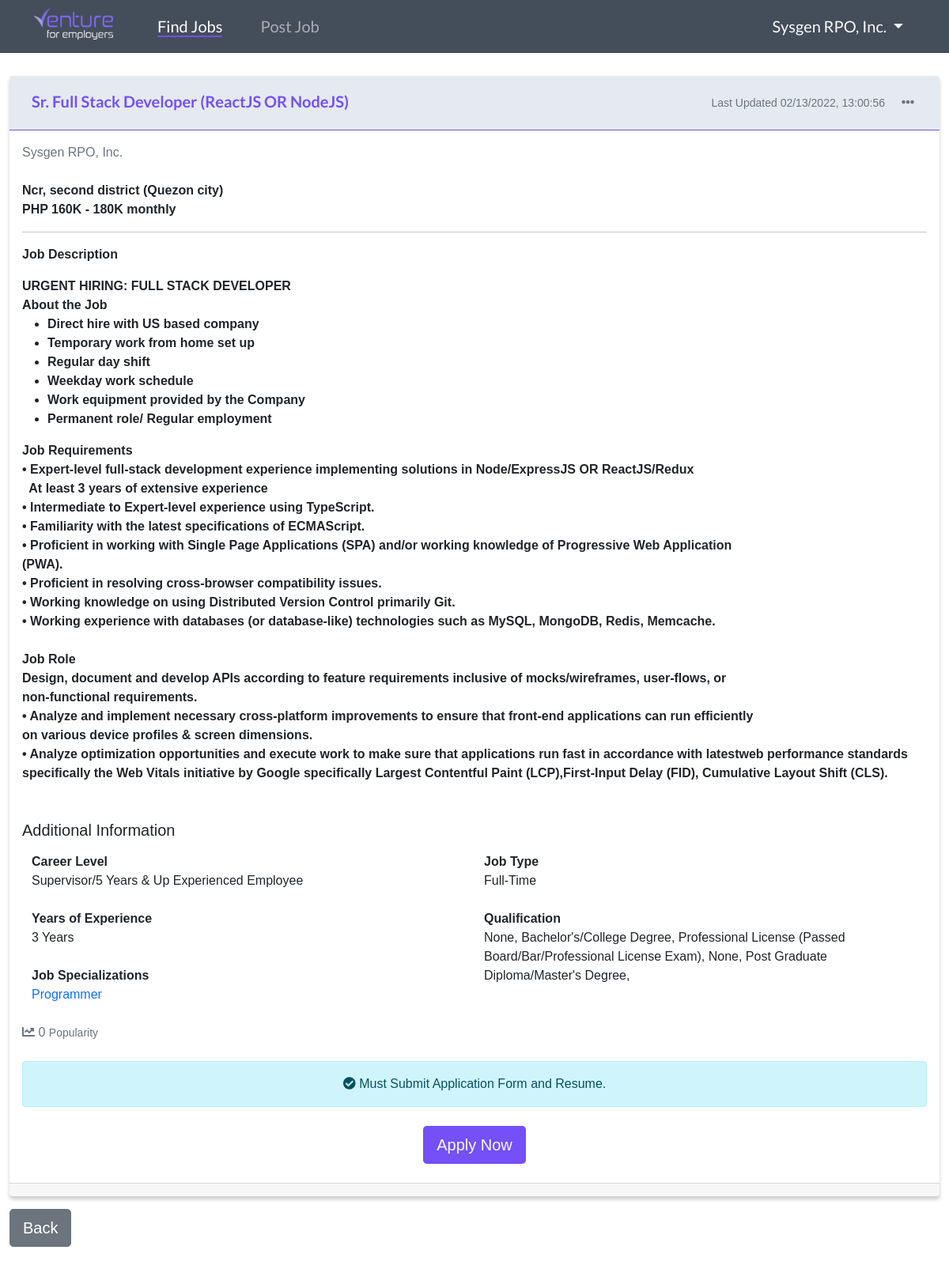
/post/1 (signed in), run on an earlier commit of the app's database.
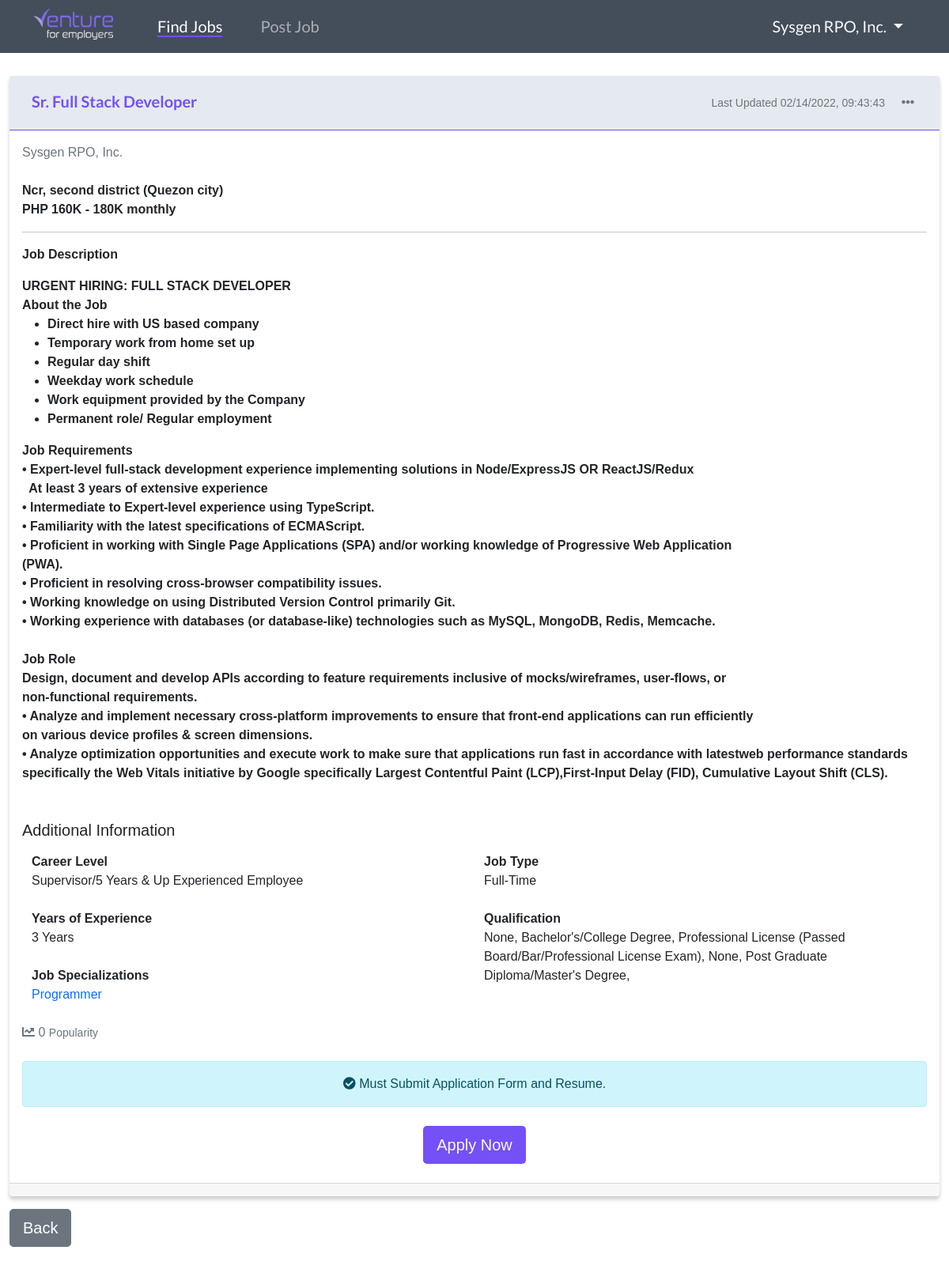
And on a later commit of the database.
### website/models.py (models this page shows)
class User(db.Model, UserMixin):
    id = db.Column(db.Integer, primary_key=True)
    email = db.Column(db.String(150), unique=True)
    username = db.Column(db.String(150), unique=True)
    firstname = db.Column(db.String(150))
    lastname = db.Column(db.String(150))
    company = db.Column(db.String(150))
    password = db.Column(db.String(150))
    usertype = db.Column(db.String(10))
    gender = db.Column(db.String(10))
    date_created = db.Column(db.DateTime, default=datetime.now())
    date_updated = db.Column(db.DateTime(
        timezone=True), onupdate=datetime.now())
    posts = db.relationship('Post', backref='user', passive_deletes="True")
    likes = db.relationship('Like', backref='user', passive_deletes="True")

class Post(db.Model):
    id = db.Column(db.Integer, primary_key=True)
    title = db.Column(db.Text, nullable=False)
    text = db.Column(db.Text, nullable=False)
    date_created = db.Column(db.DateTime, default=datetime.now())
    date_updated = db.Column(db.DateTime(
        timezone=True), onupdate=datetime.now())
    author = db.Column(db.Integer, db.ForeignKey(
        'user.id', ondelete="CASCADE"), nullable="False")
    company = db.Column(db.String(150), nullable="False")
    likes = db.relationship('Like', backref='post', passive_deletes="True")
    location = db.Column(db.Text, nullable=False)
    location1 = db.Column(db.Text, nullable=False)
    salary = db.Column(db.Text, nullable=True)
    salary1 = db.Column(db.Text, nullable=True)
    level = db.Column(db.Text, nullable=False)
    experience = db.Column(db.Text, nullable=False)
    specialization = db.Column(db.Text, nullable=False)
    qualification = db.Column(db.Text, nullable=True)
    qualification1 = db.Column(db.Text, nullable=True)
    qualification2 = db.Column(db.Text, nullable=True)
    qualification3 = db.Column(db.Text, nullable=True)
    qualification4 = db.Column(db.Text, nullable=True)
    jobtype = db.Column(db.Text, nullable=False)

### website/views.py (the view)
@views.route("/post/<id>")
@login_required
def post(id):
    post = Post.query.filter_by(id=id).first()
    if not post:
        flash('No post exist!', category='error')
        return redirect(url_for('views.home'))
    return render_template('user/single_post.html', user=current_user, post=post)

### website/__init__.py (called while the page is built)
def create_app():
    app = Flask(__name__)
    app.config['SECRET_KEY'] = "helloworld"
    app.config['SQLALCHEMY_DATABASE_URI'] = f'sqlite:///{DB_NAME}'
    app.config['SQLALCHEMY_TRACK_MODIFICATIONS'] = True
    db.init_app(app)
    from .views import views
    from .auth import auth
    app.register_blueprint(views, url_prefix="/")
    app.register_blueprint(auth, url_prefix="/")
    from .models import User, Post
    create_database(app)
    login_manager = LoginManager()
    login_manager.login_view = "auth.login"
    login_manager.init_app(app)
    @login_manager.user_loader
    def load_user(id):
        return User.query.get(int(id))
    return app

### website/templates/user/single_post.html (shortened to what this page needs)
{% extends "user/base.html" %}
{% set active_page = "view_post" %}
{% block content %}
<br><br><br><br>
<div class="container-fluid" id="posts">
    <div class="card mb-3" id="post_container">
        <div class="card-header" id="post_card_header">
            <div class="row pt-2">
                <div class="col-6">
                    <h1 class="mt-1 fw-bold" id="job_title">{% block header %}{{ post.title }}{% endblock %}</h1>
                </div>
                <div class="col">
                    <div class="btn-group float-end">
                        <small class="text-muted mt-2">
                            {% if post.date_updated == None %}
                            Posted on {{ post.date_created.strftime("%m/%d/%Y, %H:%M:%S") }}
                            {% else %}
                            Last Updated {{ post.date_updated.strftime("%m/%d/%Y, %H:%M:%S") }}
                            {% endif %}
                        </small>
                        {% if user.id == post.author %}
                        <a class="ms-3 mt-1" id="three_dots" data-bs-toggle="dropdown">
                            <i class="fas fa-ellipsis-h text-secondary"></i>
                        </a>
                        {% endif %}
                    </div>
                </div>
            </div>
        </div>
        <div class="card-body">
            <a class="text-secondary text-decoration-none" href="/posts/{{ post.user.company }}">{{ post.user.company
                }}</a><br><br>
            <span class="fw-bold">{{ post.location.capitalize() }} ({{ post.location1.capitalize() }})</span><br>
            {% if post.salary == "0" and post.salary1 == "0" %}
            {% else %}
            <span class="fw-bold">PHP {{ post.salary }}K - {{ post.salary1 }}K monthly</span>
            {% endif %}
            <hr>
            <p class="fw-bold">
                Job Description
            </p>
            <div class="card-text">
                {{ post.text|safe }}
            </div><br><br>
            <h5>Additional Information</h5>
            <div class="row mt-3">
                <div class="col-md-6">
                    <span class="fw-bold">Career Level</span><br>
                    {{ post.level }}<br><br>
                    <span class="fw-bold">Years of Experience</span><br>
                    {{ post.experience }}<br><br>
                    <span class="fw-bold">Job Specializations</span><br>
                    <span class="text-primary">{{ post.specialization }}</span><br><br>
                </div>
                <div class="col-md-6">
                    <span class="fw-bold">Job Type</span><br>
                    {{ post.jobtype }}<br><br>
                    <span class="fw-bold">Qualification</span><br>
                    {% if post.qualification == None and post.qualification1 == None and post.qualification2 == None and
                    post.qualification3
                    == None and post.qualification4 == None
                    %}
                    Not Specified
                    {% else %}
                    {% if not post.qualification %}
                    {% else %}
                    {{ post.qualification }},
                    {% endif %}
                    {% if not post.qualification1 %}
                    {% else %}
                    {{ post.qualification1 }},
                    {% endif %}
                    {% if not post.qualification2 %}
                    {% else %}
                    {{ post.qualification2 }},
                    {% endif %}
                    {% if not post.qualification3 %}
                    {% else %}
                    {{ post.qualification3 }},
                    {% endif %}
                    {% if not post.qualification4 %}
                    {% else %}
                    {{ post.qualification4 }},
                    {% endif %}
                    {% endif %}
                </div>
            </div>
            <div class="text-muted">
                {% if user.id in post.likes|map(attribute="author")|list %}
                <i class="fas fa-chart-line text-primary" id="like-button-{{ post.id }}"
                    onclick="like({{ post.id }})"></i>
                {% else %}
                <i class="fas fa-chart-line" id="like-button-{{ post.id }}" onclick="like({{ post.id }})"></i>
                {% endif %}
                <span id="likes-count-{{ post.id }}">{{ post.likes|length }}</span> <small>Popularity</small><br><br>
            </div>
            <div class="alert alert-info text-center">
                <i class="fas fa-check-circle"></i>
                Must Submit Application Form and Resume.<br>
            </div>
            <div class="text-center w-100">
                <button class="btn btn-lg mt-2 mb-2" id="venture_button">
                    <a class="text-light text-decoration-none" href="mailto:{{ post.user.email }}">Apply Now</a>
                </button>
            </div>
        </div>
        <div class="card-footer">
        </div>
    </div>
    <a class="float-start mb-5" href="/home"><button class="btn btn-lg btn-secondary">Back</button></a>
</div>
{% endblock %}

### website/templates/user/base.html (shortened to what this page needs)
<!DOCTYPE html>
<html lang="en">
<head>
    <link href="https://cdn.jsdelivr.net/npm/bootstrap@5.1.3/dist/css/bootstrap.min.css" rel="stylesheet">
    <link rel="stylesheet" href="https://use.fontawesome.com/releases/v5.15.4/css/all.css">
    <link rel="stylesheet" href="https://cdnjs.cloudflare.com/ajax/libs/trix/1.3.1/trix.css">
    <link rel="stylesheet" href="{{ url_for('static',filename='user/css/style.css') }}">
    <link rel="stylesheet" href="{{ url_for('static',filename='user/css/salary.scss') }}">
    <link rel="stylesheet" href="{{ url_for('static',filename='user/css/slider.css') }}">
    <link rel="stylesheet" href="{{ url_for('static',filename='user/css/fixed.css') }}">
</head>
<body>
    {% if current_user.company %}
    <nav class="navbar navbar-expand-lg navbar-dark fixed-top" id="navbar_employer">
        <div class="container">
            <a class="navbar-brand" href="/home">
                <img id="navbar_logo" src="{{ url_for('static',filename='user/img/venture-employers.ico') }}" width="101px" alt="">
            </a>
            <div class="collapse navbar-collapse" id="navbarSupportedContent">
                <ul class="navbar-nav me-auto mb-2 mb-lg-0">
                    <li class="nav-item">
                        <a href="/home" class="nav-item nav-link mx-3">
                            <span class="{{ 'active_border_bottom2 text-white' if active_page == 'view_post' else '' }}">
                                Find Jobs
                            </span>
                        </a>
                    </li>
                    <li class="nav-item">
                        <a class="nav-item nav-link mx-3" href="/create-post">
                            <span class="{{ 'active_border_bottom2 text-white' if active_page == 'add_post' else '' }}">
                                Post Job
                            </span>
                        </a>
                    </li>
                </ul>
                <li class="d-flex nav-item dropdown">
                    <a class="nav-link text-light dropdown-toggle py-0 ps-0 ms-3" href="#" id="navbarDropdown" role="button"
                        data-bs-toggle="dropdown" aria-expanded="false">
                        <span class="{{ 'active_border_bottom2' if active_page == 'edit_password' or active_page == 'edit_profile' or active_page == 'view_profile' else '' }}">
                            {{ current_user.company }}
                        </span>
                    </a>
                </li>
            </div>
        </div>
    </nav>
    {% endif %}
        {% block content %}{% endblock %}
</body>
</html>

### website/static/user/css/style.css (style rules this page uses)
* { margin: 0; padding: 0; box-sizing: border-box; outline: none; border: none; text-decoration: none; }
html { scroll-behavior: smooth; }
body { font-family: "Helvetica", sans-serif; -webkit-font-smoothing: antialiased; -moz-osx-font-smoothing: grayscale; overflow-x: hidden; }
.navbar-brand { margin-right: 2rem; }
#navbar_employer { background-color: #444d5a; color: #fff; font-family: "Lato", sans-serif; font-size: 20px; padding-top: 0.65rem; padding-bottom: 0.65rem; }
.navbar li a { color: #f1f1f1; }
.active_border_bottom2 { border-bottom: 2px solid #7450f7; }
#navbar_logo { margin-top: -0.7rem; image-rendering: crispEdges; }
#post_container { border: none; box-shadow: 0px 4px 5px 0px rgba(0, 0, 0, 0.2); -webkit-box-shadow: 0px 4px 5px 0px rgba(0, 0, 0, 0.2); -moz-box-shadow: 0px 4px 5px 0px rgba(0, 0, 0, 0.2); }
#three_dots { padding-left: 5px; padding-right: 4px; padding-top: 2px; }
#job_title { font-style: bold; font-size: 20px; font-family: "Lato", sans-serif; color: #7450f7; }
#post_card_header { background-color: #e5eaf1; padding-bottom: 1rem; border-bottom: 1px solid #7450f7; }
#venture_button { background-color: #7450f7; }

### website/static/user/css/fixed.css (style rules this page uses)
.row, .container-fluid { margin-left: 0px!important; margin-right: 0px!important; }
.fixed-top { -webkit-backface-visibility: hidden; }

What changed in the data, as far as the page shows it:
changed Post "Ncr, second district": title "Sr. Full Stack Developer (ReactJS OR NodeJS)" → "Sr. Full Stack Developer"; date_updated "02/13/2022, 13:00:56" → "02/14/2022, 09:43:43"
